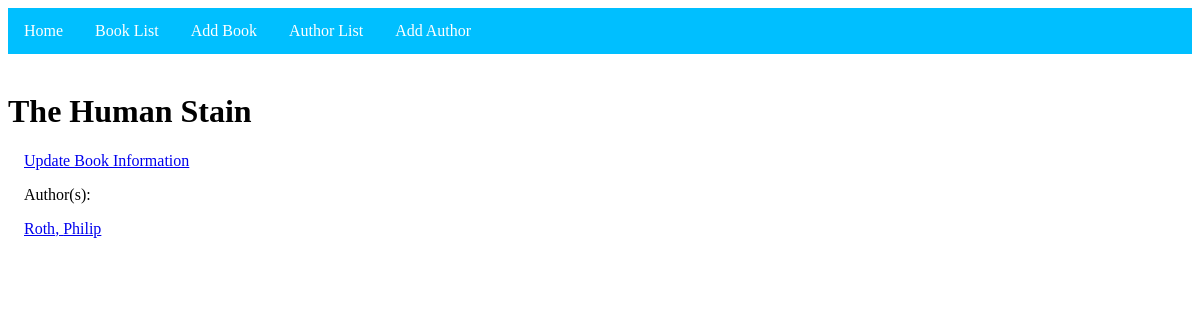
Screenshot of /books/the-alchemist-3/ with the database file from the repository.
### books/models.py (models this page shows, shortened)
class Book(models.Model):
    title = models.CharField(max_length=100)
    authors = models.ManyToManyField(Author, related_name='books')
    year_published = models.IntegerField(default=0)
    summary = models.TextField()
    slug = models.SlugField(null=False, unique=True)
    def get_absolute_url(self):
        return reverse('books:book_detail', kwargs={'slug': self.slug})

class Author(models.Model):
    last_name = models.CharField(max_length=200)
    first_name = models.CharField(max_length=200)
    slug = models.SlugField(null=False, unique=True)
    def get_absolute_url(self):
        return reverse('books:author_detail', kwargs={'slug': self.slug})

### books/views.py (the view)
# urls.py: path('<slug:slug>/', views.BookView.as_view(), name='book_detail'),
class BookView(DetailView):
    model = Book
    template_name = 'books/book_detail.html'

### books/templates/books/book_detail.html
{% extends "books/base.html" %}
{% block content %}
<h1>{{ object.title }}</h1>
<p><a href="{{ object.get_absolute_url }}update">Update Book Information</a></p>
<p>Author(s): </p>
{% for author in object.authors.all %}
	<p><a href="{{ author.get_absolute_url }}">{{ author.last_name }}, {{ author.first_name }}</a></p>
{% endfor %}
{% endblock %}

### books/static/books/styles.css (style rules this page uses)
p { padding:0 16px; }
* { box-sizing: border-box; }

### rows the page displays
Book: title "The Human Stain"
Author: last_name "Roth", first_name "Philip"
